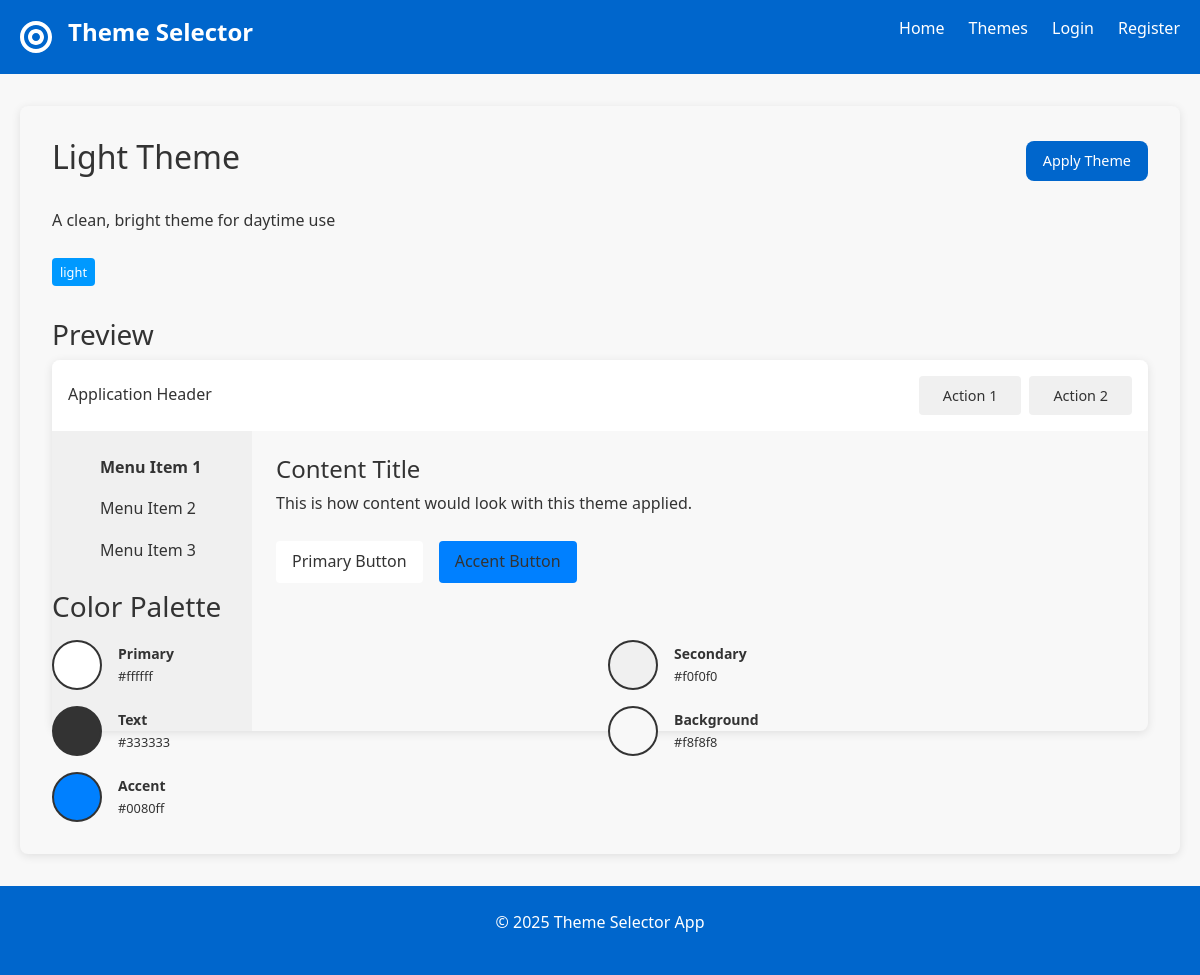
/theme/2, run on the app's committed database.
### app.py (models this page shows, shortened)
class Theme(db.Model):
    id = db.Column(db.Integer, primary_key=True)
    name = db.Column(db.String(100), nullable=False)
    description = db.Column(db.Text, nullable=True)
    category = db.Column(db.String(50), nullable=False)
    primary_color = db.Column(db.String(20), nullable=False)
    secondary_color = db.Column(db.String(20), nullable=False)
    text_color = db.Column(db.String(20), nullable=False)
    background_color = db.Column(db.String(20), nullable=False)
    accent_color = db.Column(db.String(20), nullable=True)
    preview_image = db.Column(db.String(200), nullable=True)

### app.py (the view)
@app.route('/theme/<int:theme_id>')
def theme_detail(theme_id):
    theme = Theme.query.get_or_404(theme_id)
    return render_template('theme_detail.html', theme=theme)

### app.py (called while the page is built)
@app.context_processor
def inject_active_theme():
    active_theme = None
    active_theme_id = None
    if current_user.is_authenticated:
        active_theme_id = current_user.active_theme_id
        if active_theme_id:
            active_theme = Theme.query.get(active_theme_id)
    elif 'theme_id' in session:
        active_theme_id = session['theme_id']
        active_theme = Theme.query.get(active_theme_id)
    return {'active_theme': active_theme, 'active_theme_id': active_theme_id}

### templates/theme_detail.html (shortened to what this page needs)
{% extends 'base.html' %}
{% block content %}
<section class="theme-detail">
    <div class="theme-header">
        <h2>{{ theme.name }}</h2>
        <div class="theme-actions">
            <form action="{{ url_for('apply_theme', theme_id=theme.id) }}" method="post" class="theme-form" data-theme-id="{{ theme.id }}">
                <button type="submit" class="btn btn-primary">Apply Theme</button>
            </form>
        </div>
    </div>
    <div class="theme-description">
        <p>{{ theme.description }}</p>
        <div class="theme-meta">
            <span class="category-badge">{{ theme.category }}</span>
        </div>
    </div>
    <div class="theme-preview-large">
        <h3>Preview</h3>
        <div class="preview-container" style="background-color: {{ theme.background_color }};">
            <div class="preview-header" style="background-color: {{ theme.primary_color }}; color: {{ theme.text_color }};">
                <div class="header-title">Application Header</div>
                <div class="header-actions">
                    <div class="preview-button" style="background-color: {{ theme.secondary_color }}; color: {{ theme.text_color }};">
                        Action 1
                    </div>
                    <div class="preview-button" style="background-color: {{ theme.secondary_color }}; color: {{ theme.text_color }};">
                        Action 2
                    </div>
                </div>
            </div>
            <div class="preview-body">
                <div class="sidebar" style="background-color: {{ theme.secondary_color }}; color: {{ theme.text_color }};">
                    <ul>
                        <li class="active">Menu Item 1</li>
                        <li>Menu Item 2</li>
                        <li>Menu Item 3</li>
                    </ul>
                </div>
                <div class="content">
                    <h4 style="color: {{ theme.text_color }};">Content Title</h4>
                    <p style="color: {{ theme.text_color }};">This is how content would look with this theme applied.</p>
                    <div class="action-buttons">
                        <button style="background-color: {{ theme.primary_color }}; color: {{ theme.text_color }};">
                            Primary Button
                        </button>
                        <button style="background-color: {{ theme.accent_color }}; color: {{ theme.text_color }};">
                            Accent Button
                        </button>
                    </div>
                </div>
            </div>
        </div>
    </div>
    <div class="theme-colors">
        <h3>Color Palette</h3>
        <div class="color-grid">
            <div class="color-item">
                <div class="color-swatch" style="background-color: {{ theme.primary_color }};"></div>
                <div class="color-info">
                    <span class="color-name">Primary</span>
                    <span class="color-value">{{ theme.primary_color }}</span>
                </div>
            </div>
            <div class="color-item">
                <div class="color-swatch" style="background-color: {{ theme.secondary_color }};"></div>
                <div class="color-info">
                    <span class="color-name">Secondary</span>
                    <span class="color-value">{{ theme.secondary_color }}</span>
                </div>
            </div>
            <div class="color-item">
                <div class="color-swatch" style="background-color: {{ theme.text_color }};"></div>
                <div class="color-info">
                    <span class="color-name">Text</span>
                    <span class="color-value">{{ theme.text_color }}</span>
                </div>
            </div>
            <div class="color-item">
                <div class="color-swatch" style="background-color: {{ theme.background_color }};"></div>
                <div class="color-info">
                    <span class="color-name">Background</span>
                    <span class="color-value">{{ theme.background_color }}</span>
                </div>
            </div>
            <div class="color-item">
                <div class="color-swatch" style="background-color: {{ theme.accent_color }};"></div>
                <div class="color-info">
                    <span class="color-name">Accent</span>
                    <span class="color-value">{{ theme.accent_color }}</span>
                </div>
            </div>
        </div>
    </div>
</section>
{% endblock %}

### static/css/style.css (style rules this page uses)
:root { --primary-color: #0066cc; --secondary-color: #0099ff; --text-color: #333333; --background-color: #f8f8f8; --accent-color: #00ccff; --container-width: 1200px; --border-radius: 8px; --box-shadow: 0 2px 10px rgba(0, 0, 0, 0.1); --transition: all 0.3s ease; --header-text: #ffffff; --nav-text: #ffffff; --button-text: #ffffff; }
* { margin: 0; padding: 0; box-sizing: border-box; }
body { font-family: 'Segoe UI', Tahoma, Geneva, Verdana, sans-serif; line-height: 1.6; color: var(--text-color); background-color: var(--background-color); }
.preview-button { padding: 0.5rem 1.5rem; border-radius: 4px; font-size: 0.9rem; transition: transform 0.2s ease; }
.theme-preview-large { height: 240px; border-radius: 8px; margin-bottom: 2rem; }
.color-grid { display: grid; grid-template-columns: repeat(2, 1fr); gap: 1rem; margin-top: 1rem; }
.color-swatch { display: flex; flex-direction: column; align-items: center; gap: 0.5rem; }
.color-name { font-size: 0.875rem; color: #6c757d; }
.theme-actions { display: flex; gap: 1rem; }
.btn { display: inline-block; padding: 0.5rem 1rem; border-radius: var(--border-radius); text-decoration: none; font-weight: 500; cursor: pointer; transition: var(--transition); border: none; font-size: 0.9rem; }
.btn-primary { background-color: var(--primary-color); color: var(--button-text) !important; border: 1px solid transparent; }
.theme-detail { background-color: var(--background-color); color: var(--text-color); border-radius: var(--border-radius); padding: 2rem; box-shadow: var(--box-shadow); }
.theme-header { display: flex; justify-content: space-between; align-items: center; margin-bottom: 1.5rem; }
.theme-header h2 { color: var(--text-color); }
.theme-description { margin-bottom: 2rem; color: var(--text-color); }
.category-badge { display: inline-block; padding: 0.25rem 0.5rem; background-color: var(--secondary-color); color: var(--button-text) !important; border-radius: 4px; font-size: 0.8rem; margin-top: 0.5rem; }
.preview-container { border-radius: var(--border-radius); overflow: hidden; box-shadow: var(--box-shadow); }
.preview-header { padding: 1rem; display: flex; justify-content: space-between; align-items: center; }
.header-actions { display: flex; gap: 0.5rem; }
.preview-body { display: flex; min-height: 300px; }
.sidebar { width: 200px; padding: 1rem; }
.sidebar ul { list-style: none; }
.sidebar ul li { padding: 0.5rem 0; cursor: pointer; transition: var(--transition); }
.sidebar ul li.active { font-weight: bold; }
.content { flex: 1; padding: 1.5rem; }
.action-buttons { display: flex; gap: 1rem; margin-top: 1.5rem; }
.action-buttons button { padding: 0.5rem 1rem; border: none; border-radius: 4px; cursor: pointer; }
.theme-colors h3 { margin-bottom: 1rem; }
.color-item { display: flex; align-items: center; gap: 1rem; }
.color-swatch { width: 50px; height: 50px; border-radius: 50%; border: 2px solid var(--text-color); }
.color-info { display: flex; flex-direction: column; }
.color-name { font-weight: bold; color: var(--text-color); }
.color-value { font-size: 0.8rem; color: var(--text-color); }

### data on the page
Theme: name "Light Theme", description "A clean, bright theme for daytime use", category "light", primary_color "#ffffff", secondary_color "#f0f0f0", text_color "#333333", background_color "#f8f8f8", accent_color "#0080ff"
